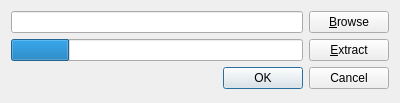
<?xml version="1.0" encoding="UTF-8"?>
<ui version="4.0">
 <author/>
 <comment/>
 <exportmacro/>
 <class>DbDlg</class>
 <widget class="QDialog" name="DbDlg">
  <property name="geometry">
   <rect>
    <x>0</x>
    <y>0</y>
    <width>400</width>
    <height>103</height>
   </rect>
  </property>
  <property name="minimumSize">
   <size>
    <width>400</width>
    <height>103</height>
   </size>
  </property>
  <property name="maximumSize">
   <size>
    <width>400</width>
    <height>103</height>
   </size>
  </property>
  <property name="windowTitle">
   <string>Database Creator</string>
  </property>
  <layout class="QGridLayout" name="gridLayout">
   <item row="3" column="0">
    <widget class="QDialogButtonBox" name="btnBox">
     <property name="orientation">
      <enum>Qt::Horizontal</enum>
     </property>
     <property name="standardButtons">
      <set>QDialogButtonBox::Cancel|QDialogButtonBox::Ok</set>
     </property>
    </widget>
   </item>
   <item row="0" column="0">
    <layout class="QHBoxLayout" name="brsLayout">
     <item>
      <widget class="QLineEdit" name="input"/>
     </item>
     <item>
      <widget class="QPushButton" name="brsBtn">
       <property name="text">
        <string>&amp;Browse</string>
       </property>
      </widget>
     </item>
    </layout>
   </item>
   <item row="2" column="0">
    <layout class="QHBoxLayout" name="extLayout">
     <item>
      <widget class="QProgressBar" name="prgBar">
       <property name="value">
        <number>20</number>
       </property>
       <property name="textVisible">
        <bool>false</bool>
       </property>
      </widget>
     </item>
     <item>
      <widget class="QPushButton" name="extBtn">
       <property name="text">
        <string>&amp;Extract</string>
       </property>
      </widget>
     </item>
    </layout>
   </item>
  </layout>
 </widget>
 <resources/>
 <connections>
  <connection>
   <sender>btnBox</sender>
   <signal>accepted()</signal>
   <receiver>DbDlg</receiver>
   <slot>accept()</slot>
   <hints>
    <hint type="sourcelabel">
     <x>248</x>
     <y>254</y>
    </hint>
    <hint type="destinationlabel">
     <x>157</x>
     <y>274</y>
    </hint>
   </hints>
  </connection>
  <connection>
   <sender>btnBox</sender>
   <signal>rejected()</signal>
   <receiver>DbDlg</receiver>
   <slot>reject()</slot>
   <hints>
    <hint type="sourcelabel">
     <x>316</x>
     <y>260</y>
    </hint>
    <hint type="destinationlabel">
     <x>286</x>
     <y>274</y>
    </hint>
   </hints>
  </connection>
 </connections>
</ui>
